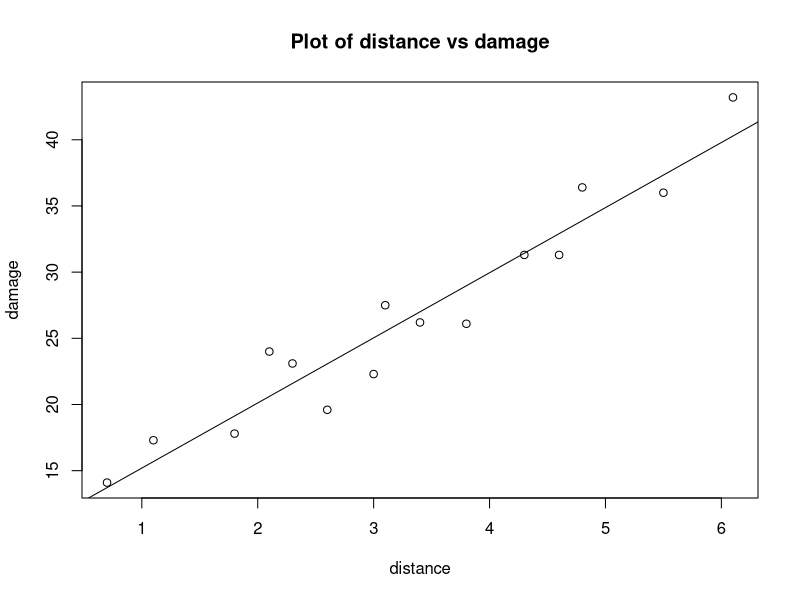

Write the R code that produced this figure.
## ---- chunk 1
knitr::opts_chunk$set(echo = TRUE)
## ---- chunk 2
damage_y = c(26.2, 17.8, 31.3, 23.1, 27.5, 36.0, 14.1, 22.3, 19.6, 31.3, 24.0, 17.3, 43.2, 36.4, 26.1)
distance_x = c(3.4, 1.8, 4.6, 2.3, 3.1, 5.5, 0.7, 3.0, 2.6, 4.3, 2.1, 1.1, 6.1, 4.8, 3.8)
## ---- chunk 3
lm.fit = lm(damage_y~distance_x)
lm.fit
## ---- chunk 4
plot(distance_x, damage_y, xlab="distance", ylab = "damage", main = "Plot of distance vs damage")
abline(lm.fit)
## ---- chunk 5
summary(lm.fit)
